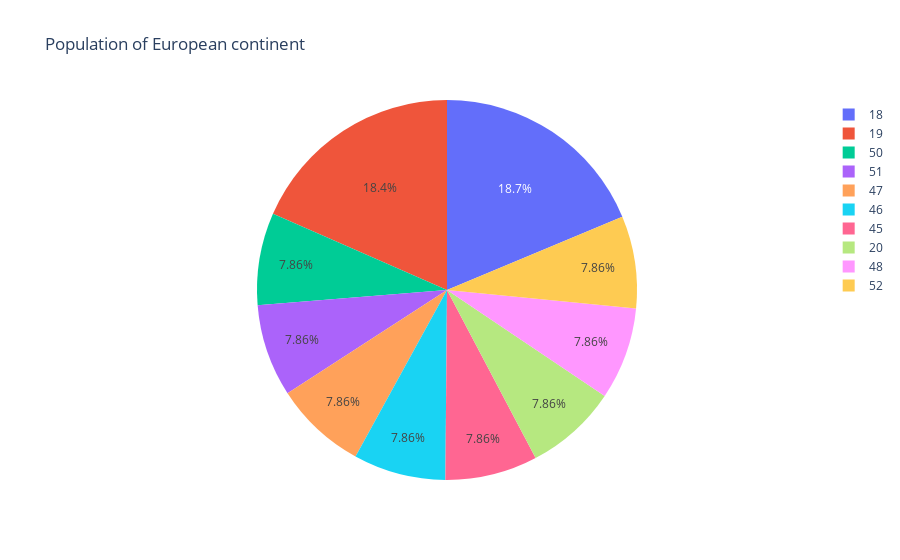

Notebook cell for this chart:
### Markdown cell above
# bivariate analysis

### Code cell
fig = px.pie(top10_age,values='count', names='age', title='Population of top 10 age groups')
fig.show()

### Figure 1 — Plotly figure (JSON) as saved in the notebook; plotly's stock layout.template omitted (floating-point values rounded to 4 significant figures)
{"data": [{"domain": {"x": [0, 1], "y": [0, 1]}, "hovertemplate": "age=%{label}<br>count=%{value}<extra></extra>", "labels": [18, 19, 50, 51, 47, 46, 45, 20, 48, 52], "legendgroup": "", "name": "", "showlegend": true, "type": "pie", "values": [69, 68, 29, 29, 29, 29, 29, 29, 29, 29]}], "layout": {"legend": {"tracegroupgap": 0}, "title": {"text": "Population of European continent"}}}
